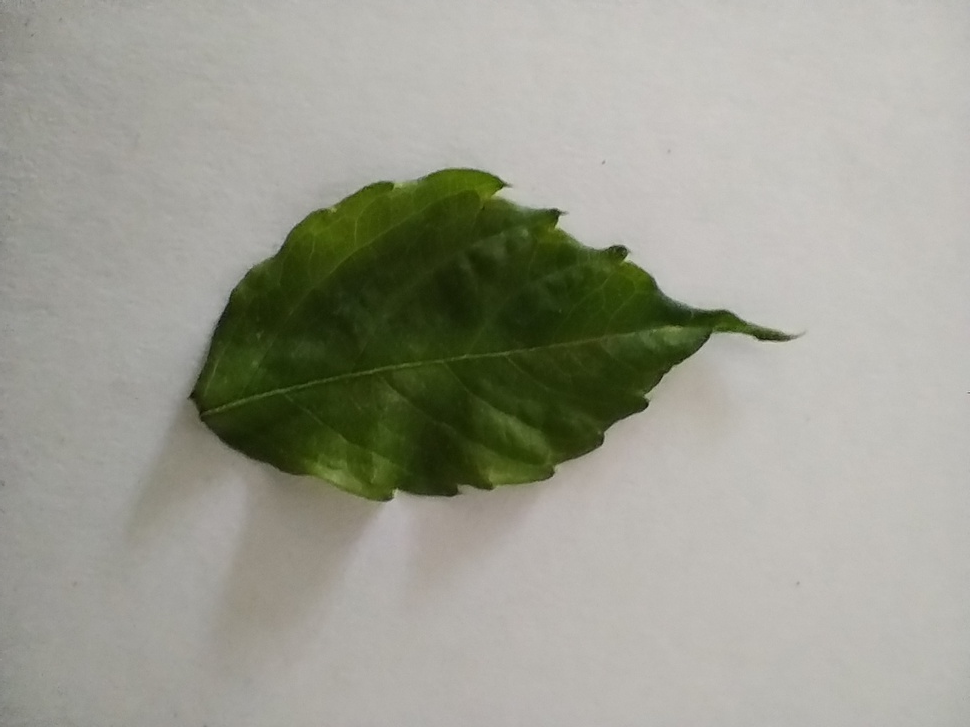
#> input picture data/imagenes/parra/IMG_20241006_131511228.jpg, 970 x 727 px, shrunk from 1600 x 1200 before the run
$ python -i momentos_hu.py   (imports and definitions only)
#> lines starting #> are read from the running program, lines starting #| are printed output that depends on the picture; after the words box and inside, x2 and y2 are one past the last pixel; in counts of white or black regions, pixels touching at a corner belong together
#> further down, picture is the input picture: shape (727, 970, 3); mean B, G, R 145, 157, 156.3
import cv2
import numpy as np
import os
import sqlite3

# Carpetas de entrada y salida
carpeta_entrada = "C:/Users/jorga/Downloads/clasificador-de-hojas/data/imagenes/parra"
carpeta_salida = "C:/Users/jorga/Downloads/clasificador-de-hojas/data/imagenes/parra_contorneada"
# [1 line not run here, left out]

# Conectar a la base de datos SQLite o crearla si no existe
# [1 line that did not run here, left out]
# [1 line that did not run here, left out]

# Crear la tabla para almacenar los momentos de Hu si no existe
# [8 lines not run here, left out]

# Función para extraer los momentos de Hu
def extraer_momentos_hu(img):
    # Convertir a escala de grises y aplicar un umbral
    gris = cv2.cvtColor(img, cv2.COLOR_BGR2GRAY)
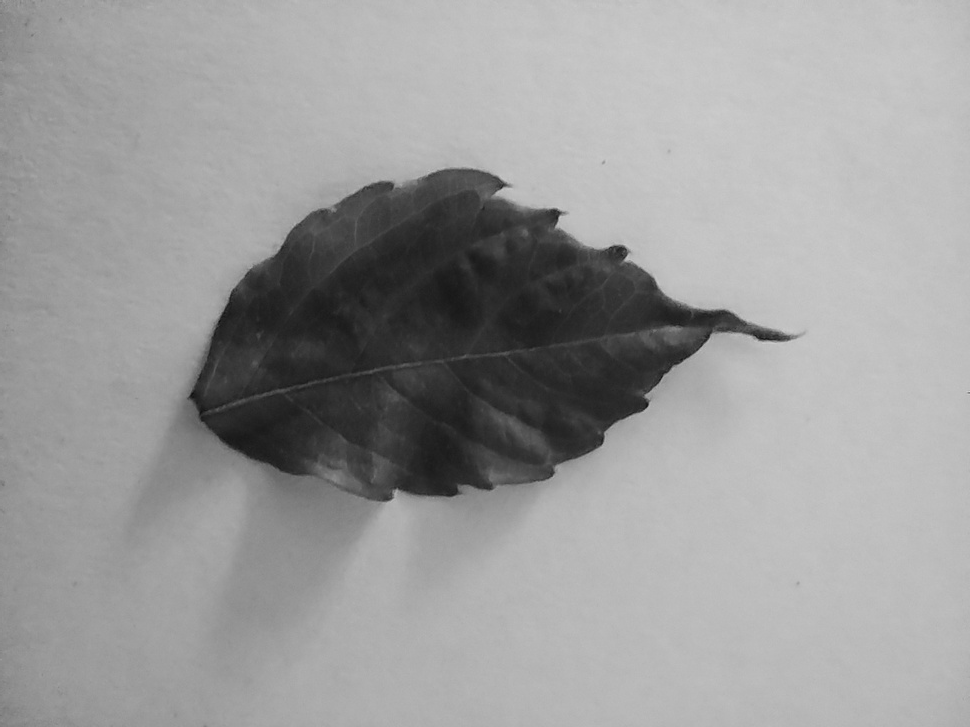
#> gris: shape (727, 970); min 13, max 214, mean 155.4
    _, thresh = cv2.threshold(gris, 128, 255, cv2.THRESH_BINARY)
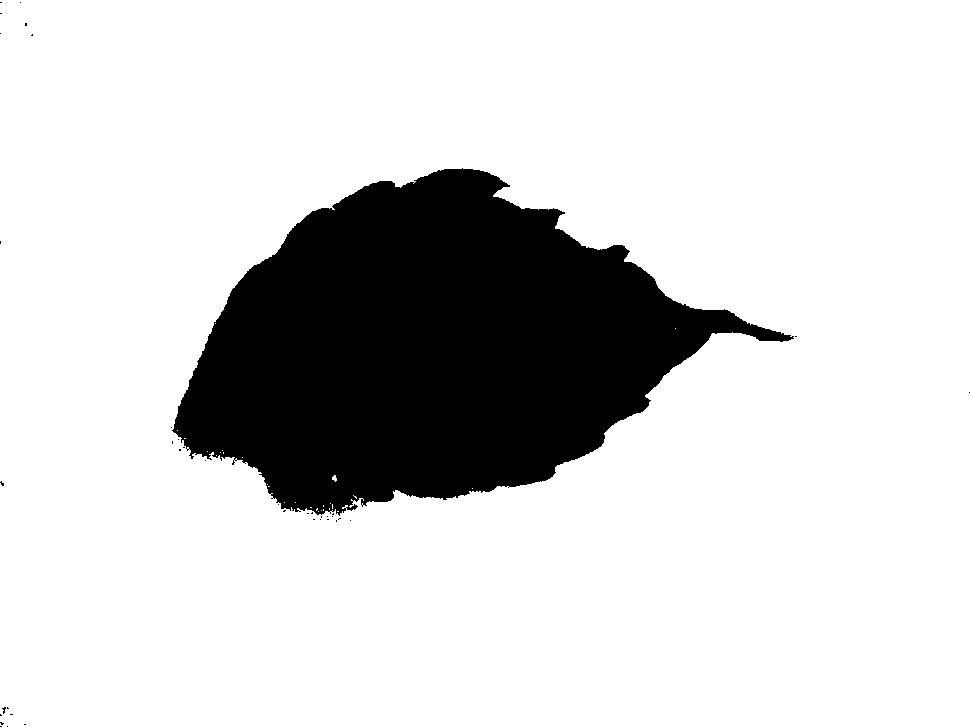
#> thresh: shape (727, 970); 82.6% white; 39 black regions (38 under 20 px), largest, box (x1, y1, x2, y2) and area: (172, 168, 794, 516) 122619
    momentos = cv2.moments(thresh)
#> momentos = moments, m00 148528320, centre m10/m00, m01/m00 = (495.7, 366.1)
    momentos_hu = cv2.HuMoments(momentos).flatten()  # Array de 7 valores
#> momentos_hu = [0.000961, 6.87e-08, 4.15e-13, 2.96e-12, 3.14e-24, 6.98e-16, -9.17e-25]
    return momentos_hu

# Recorrer cada imagen en la carpeta de entrada
# [52 lines not run here, left out]

>>> import cv2
>>> picture = cv2.imread('../data/imagenes/parra/IMG_20241006_131511228.jpg')
>>> result = extraer_momentos_hu(picture)
#> result has the same summary as momentos_hu in extraer_momentos_hu

$ run again, on data/imagenes/parra/IMG_20241006_131545913.jpg
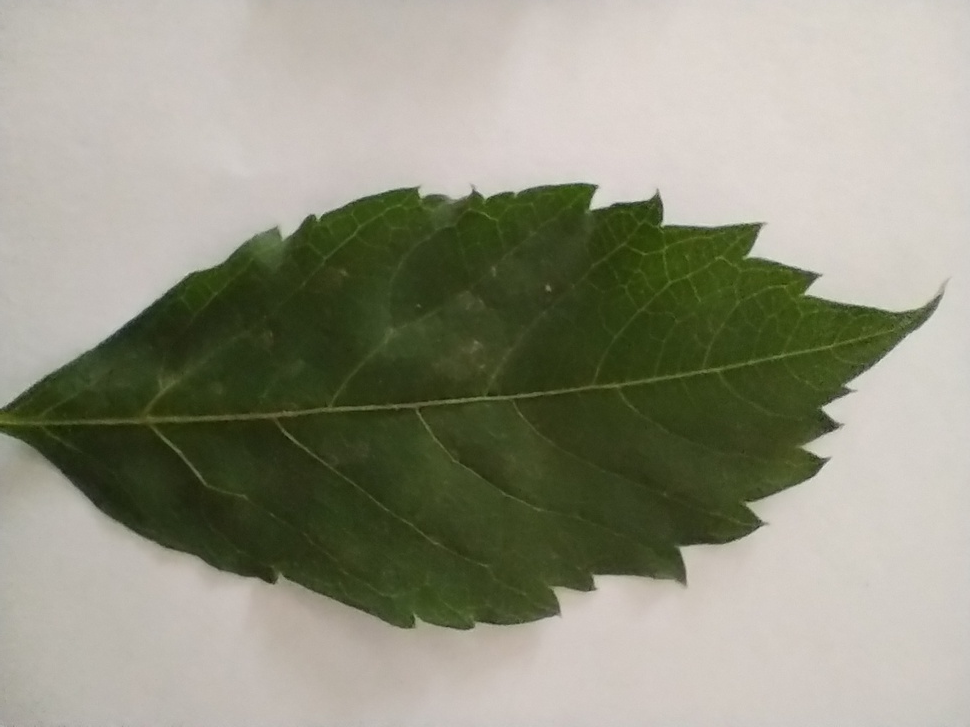
#> input picture data/imagenes/parra/IMG_20241006_131545913.jpg, 970 x 727 px, shrunk from 1600 x 1200 before the run
#> picture is the input picture: shape (727, 970, 3); mean B, G, R 129.5, 147.2, 146.8
#> in extraer_momentos_hu, `gris = cv2.cvtColor(img, cv2.COLOR_BGR2GRAY)`:
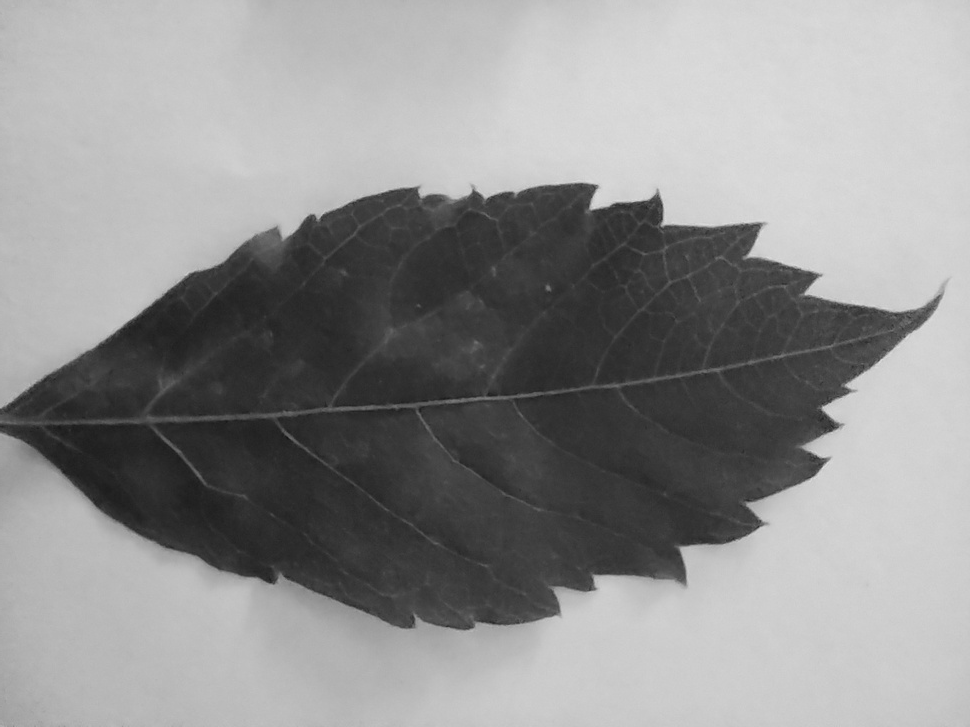
#> gris: shape (727, 970); min 21, max 223, mean 145
#> in extraer_momentos_hu, `_, thresh = cv2.threshold(gris, 128, 255, cv2.THRESH_BINARY)`:
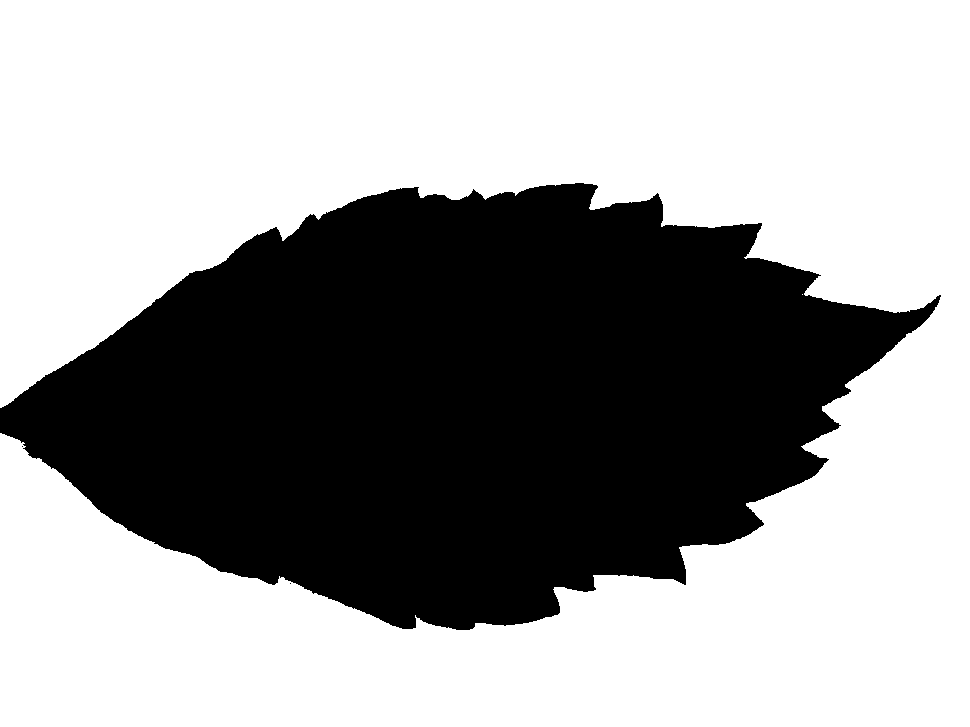
#> thresh: shape (727, 970); 62.4% white; 3 black regions (2 under 20 px), largest, box (x1, y1, x2, y2) and area: (0, 183, 941, 630) 265132
#> momentos = moments, m00 112214280, centre m10/m00, m01/m00 = (499.8, 340.1)
#> momentos_hu = [0.00145, 1.12e-07, 3.27e-13, 2.23e-11, -5.33e-23, -4.02e-15, 2.84e-23]
#> result has the same summary as momentos_hu in extraer_momentos_hu

$ run again, on data/imagenes/parra/IMG_20241006_131550653.jpg
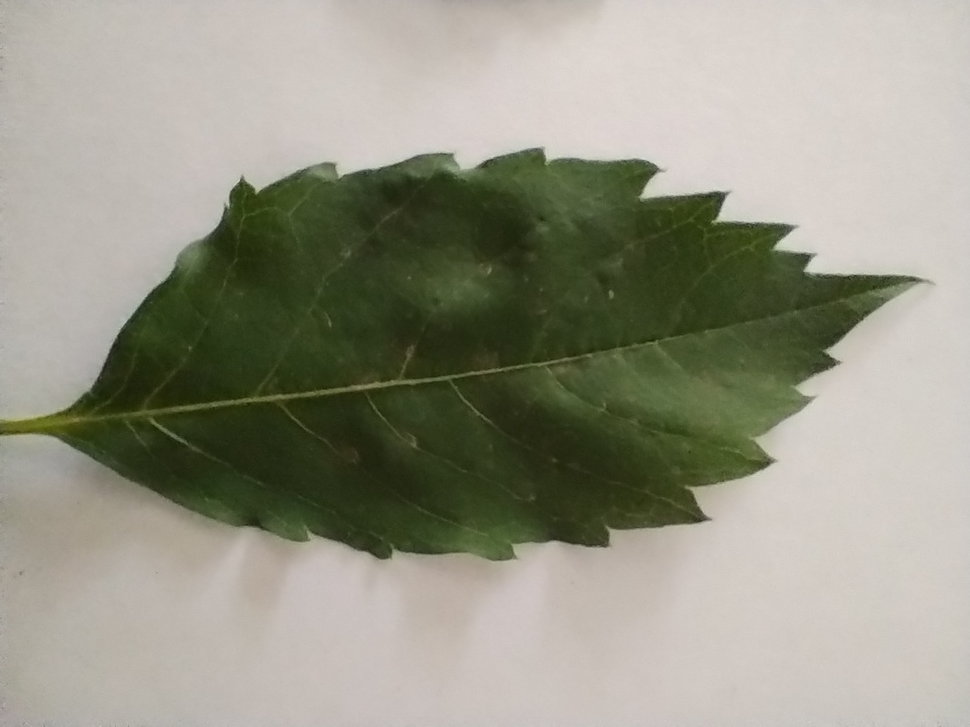
#> input picture data/imagenes/parra/IMG_20241006_131550653.jpg, 970 x 727 px, shrunk from 1600 x 1200 before the run
#> picture is the input picture: shape (727, 970, 3); mean B, G, R 134.7, 150.1, 150.8
#> in extraer_momentos_hu, `gris = cv2.cvtColor(img, cv2.COLOR_BGR2GRAY)`:
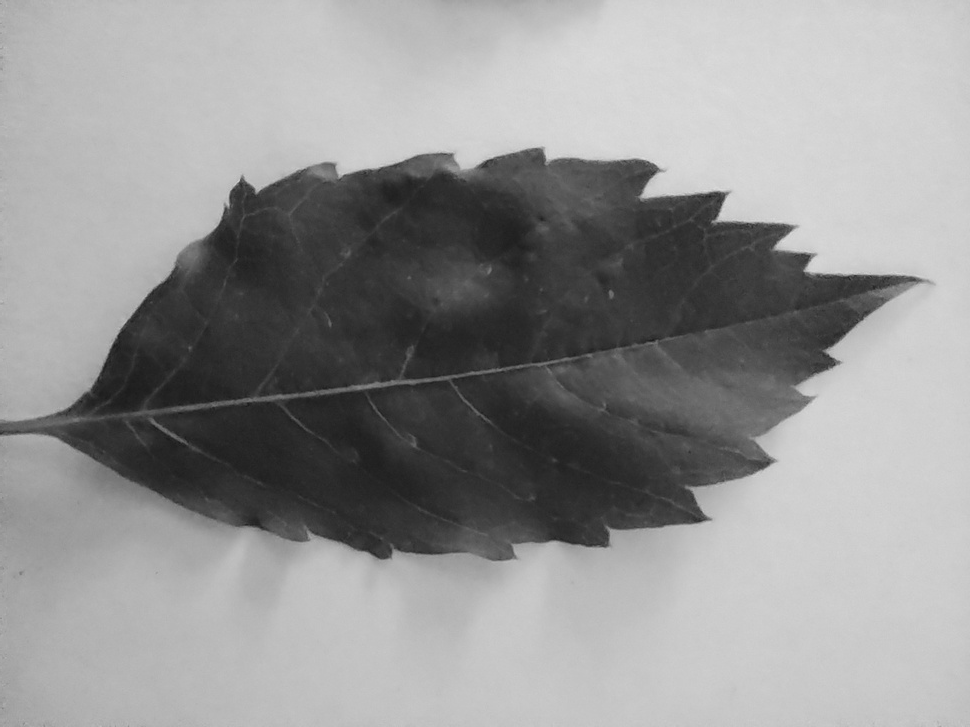
#> gris: shape (727, 970); min 27, max 221, mean 148.5
#> in extraer_momentos_hu, `_, thresh = cv2.threshold(gris, 128, 255, cv2.THRESH_BINARY)`:
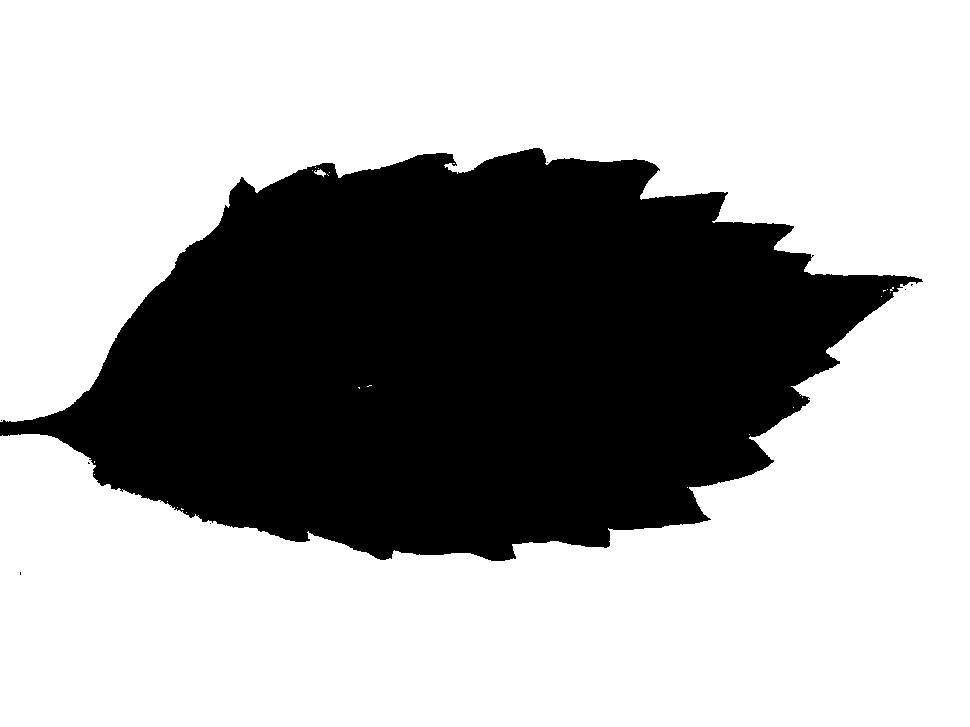
#> thresh: shape (727, 970); 66.2% white; 8 black regions (7 under 20 px), largest, box (x1, y1, x2, y2) and area: (0, 148, 923, 561) 238620
#> momentos = moments, m00 118972035, centre m10/m00, m01/m00 = (496.7, 365.9)
#> momentos_hu = [0.00135, 1.01e-07, 3.03e-13, 5.35e-12, 6.61e-24, 1.53e-15, 1.67e-24]
#> result has the same summary as momentos_hu in extraer_momentos_hu

$ run again, on data/imagenes/parra/IMG_20241006_131552603.jpg
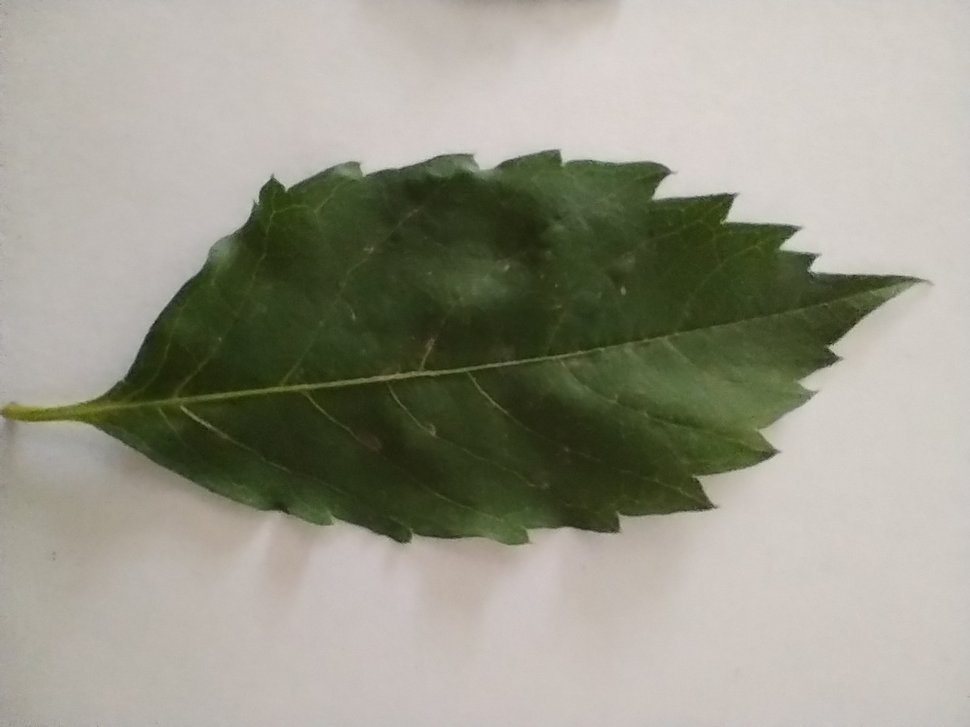
#> input picture data/imagenes/parra/IMG_20241006_131552603.jpg, 970 x 727 px, shrunk from 1600 x 1200 before the run
#> picture is the input picture: shape (727, 970, 3); mean B, G, R 137.8, 152, 152.9
#> in extraer_momentos_hu, `gris = cv2.cvtColor(img, cv2.COLOR_BGR2GRAY)`:
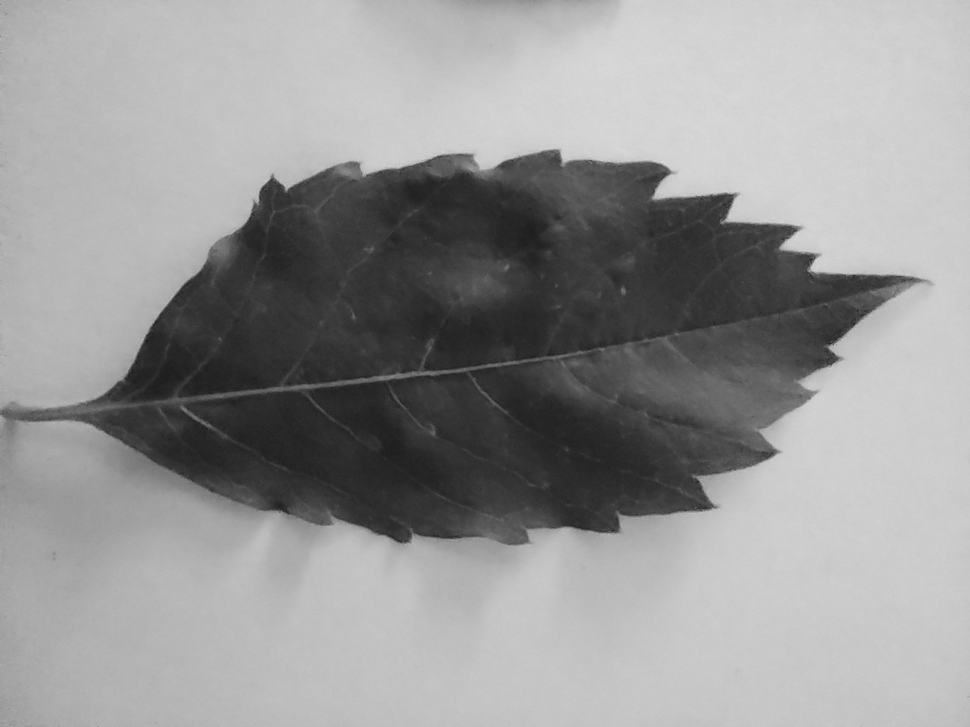
#> gris: shape (727, 970); min 26, max 218, mean 150.6
#> in extraer_momentos_hu, `_, thresh = cv2.threshold(gris, 128, 255, cv2.THRESH_BINARY)`:
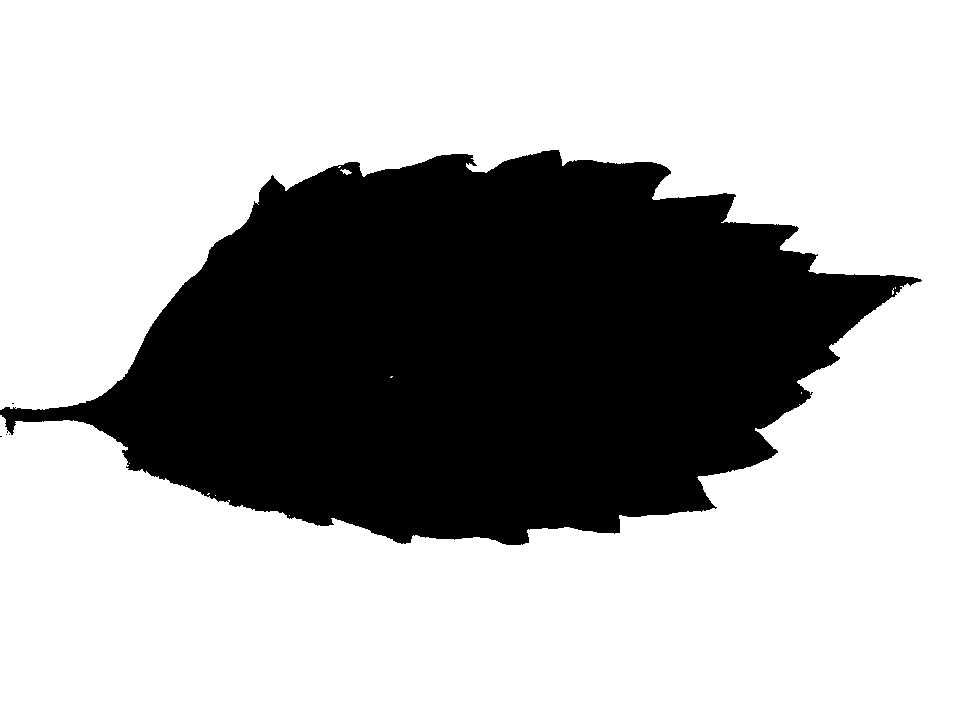
#> thresh: shape (727, 970); 68.8% white; 5 black regions (4 under 20 px), largest, box (x1, y1, x2, y2) and area: (0, 150, 922, 545) 219856
#> momentos = moments, m00 123758640, centre m10/m00, m01/m00 = (487.7, 368.8)
#> momentos_hu = [0.00128, 9.72e-08, 1.42e-13, 1.21e-12, -2.31e-28, -1.72e-16, -5e-25]
#> result has the same summary as momentos_hu in extraer_momentos_hu
